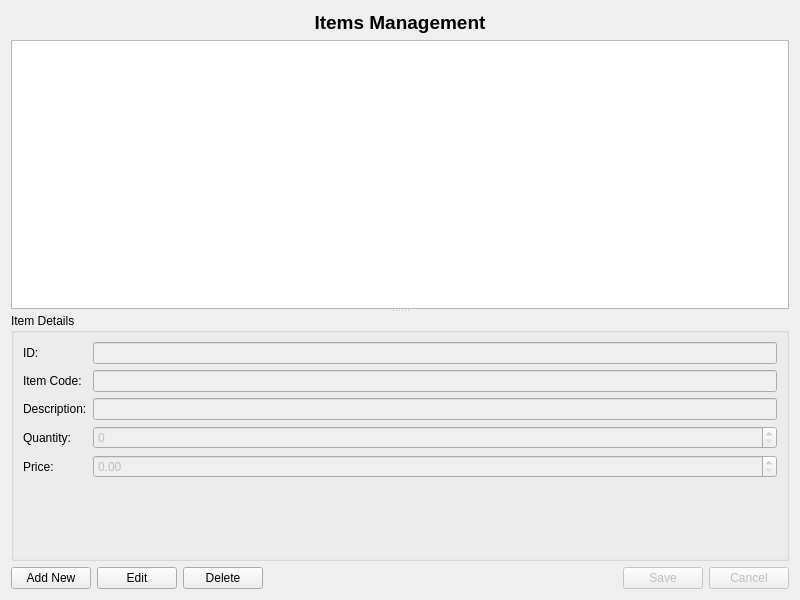
<?xml version="1.0" encoding="UTF-8"?>
<ui version="4.0">
 <class>ItemsWindow</class>
 <widget class="QWidget" name="ItemsWindow">
  <property name="geometry">
   <rect>
    <x>0</x>
    <y>0</y>
    <width>800</width>
    <height>600</height>
   </rect>
  </property>
  <property name="windowTitle">
   <string>Items Management</string>
  </property>
  <layout class="QVBoxLayout" name="verticalLayout">
   <item>
    <widget class="QLabel" name="titleLabel">
     <property name="font">
      <font>
       <pointsize>14</pointsize>
       <bold>true</bold>
      </font>
     </property>
     <property name="text">
      <string>Items Management</string>
     </property>
     <property name="alignment">
      <set>Qt::AlignCenter</set>
     </property>
    </widget>
   </item>
   <item>
    <widget class="QSplitter" name="splitter">
     <property name="orientation">
      <enum>Qt::Vertical</enum>
     </property>
     <widget class="QTableView" name="tableView">
      <property name="selectionMode">
       <enum>QAbstractItemView::SingleSelection</enum>
      </property>
      <property name="selectionBehavior">
       <enum>QAbstractItemView::SelectRows</enum>
      </property>
      <attribute name="horizontalHeaderStretchLastSection">
       <bool>true</bool>
      </attribute>
     </widget>
     <widget class="QGroupBox" name="detailsGroupBox">
      <property name="title">
       <string>Item Details</string>
      </property>
      <layout class="QFormLayout" name="formLayout">
       <item row="0" column="0">
        <widget class="QLabel" name="idLabel">
         <property name="text">
          <string>ID:</string>
         </property>
        </widget>
       </item>
       <item row="0" column="1">
        <widget class="QLineEdit" name="idLineEdit">
         <property name="enabled">
          <bool>false</bool>
         </property>
         <property name="readOnly">
          <bool>true</bool>
         </property>
        </widget>
       </item>
       <item row="1" column="0">
        <widget class="QLabel" name="codeLabel">
         <property name="text">
          <string>Item Code:</string>
         </property>
        </widget>
       </item>
       <item row="1" column="1">
        <widget class="QLineEdit" name="codeLineEdit">
         <property name="enabled">
          <bool>false</bool>
         </property>
        </widget>
       </item>
       <item row="2" column="0">
        <widget class="QLabel" name="descriptionLabel">
         <property name="text">
          <string>Description:</string>
         </property>
        </widget>
       </item>
       <item row="2" column="1">
        <widget class="QLineEdit" name="descriptionLineEdit">
         <property name="enabled">
          <bool>false</bool>
         </property>
        </widget>
       </item>
       <item row="3" column="0">
        <widget class="QLabel" name="quantityLabel">
         <property name="text">
          <string>Quantity:</string>
         </property>
        </widget>
       </item>
       <item row="3" column="1">
        <widget class="QSpinBox" name="quantitySpinBox">
         <property name="enabled">
          <bool>false</bool>
         </property>
         <property name="maximum">
          <number>999999</number>
         </property>
        </widget>
       </item>
       <item row="4" column="0">
        <widget class="QLabel" name="priceLabel">
         <property name="text">
          <string>Price:</string>
         </property>
        </widget>
       </item>
       <item row="4" column="1">
        <widget class="QDoubleSpinBox" name="priceDoubleSpinBox">
         <property name="enabled">
          <bool>false</bool>
         </property>
         <property name="maximum">
          <double>9999999.000000000000000</double>
         </property>
        </widget>
       </item>
      </layout>
     </widget>
    </widget>
   </item>
   <item>
    <layout class="QHBoxLayout" name="horizontalLayout">
     <item>
      <widget class="QPushButton" name="addButton">
       <property name="text">
        <string>Add New</string>
       </property>
      </widget>
     </item>
     <item>
      <widget class="QPushButton" name="editButton">
       <property name="text">
        <string>Edit</string>
       </property>
      </widget>
     </item>
     <item>
      <widget class="QPushButton" name="deleteButton">
       <property name="text">
        <string>Delete</string>
       </property>
      </widget>
     </item>
     <item>
      <spacer name="horizontalSpacer">
       <property name="orientation">
        <enum>Qt::Horizontal</enum>
       </property>
       <property name="sizeHint" stdset="0">
        <size>
         <width>40</width>
         <height>20</height>
        </size>
       </property>
      </spacer>
     </item>
     <item>
      <widget class="QPushButton" name="saveButton">
       <property name="enabled">
        <bool>false</bool>
       </property>
       <property name="text">
        <string>Save</string>
       </property>
      </widget>
     </item>
     <item>
      <widget class="QPushButton" name="cancelButton">
       <property name="enabled">
        <bool>false</bool>
       </property>
       <property name="text">
        <string>Cancel</string>
       </property>
      </widget>
     </item>
    </layout>
   </item>
  </layout>
 </widget>
 <resources/>
 <connections/>
</ui>
